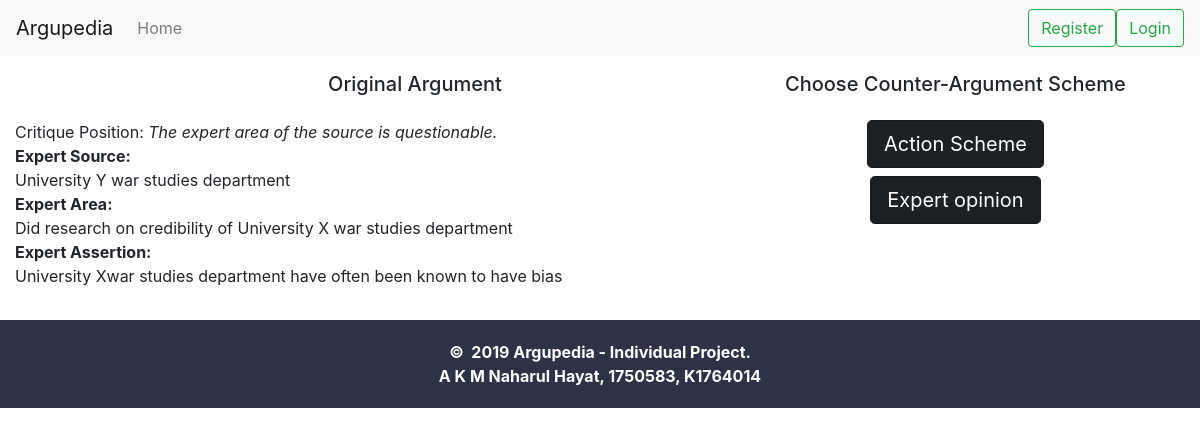
Screenshot of /posts/create/choose_scheme/8/ with the database file from the repository.
### argupedia/models.py (models this page shows, shortened)
class Entry(MPTTModel):
    user = models.ForeignKey(User, on_delete=models.CASCADE, related_name="author")
    parent = TreeForeignKey("self", null=True, blank=True, on_delete=models.CASCADE, related_name="children")
    content = models.TextField(max_length=4000, default="", help_text="")
    content_formatted = models.TextField(default="")
    title = models.TextField(max_length=100, default="", help_text="", blank=True)
    upvotes = models.ManyToManyField(User, blank=True, related_name="upvotes")
    downvotes = models.ManyToManyField(User, blank=True, related_name="downvotes")
    created_date = models.DateTimeField(default=timezone.now)
    modified_date = models.DateTimeField(blank=True, null=True)
    scheme_used = models.ForeignKey(Scheme, on_delete=models.CASCADE, related_name="scheme_used")
    critical_question = models.ForeignKey(CriticalQuestion, null=True, blank=True, on_delete=models.CASCADE, related_name="critical_question")
    class MPTTMeta:
        order_insertion_by = ["-created_date"]
    class Meta:
        verbose_name_plural = "Entries"
    def parent_formatted(self):
        """
        Formats parent node into a hyperlink
        """
        if not self.parent:
            return "-"
        url = reverse("admin:app_entry_change", args=(self.parent.pk,))
        return format_html('<a href="{}">#{}</a>', url, self.parent.pk)
    def user_formatted(self):
        """
        Formats author into a hyperlink
        """
        url = reverse("admin:app_user_change", args=(self.user.pk,))
        return format_html('<a href="{}">{}</a>', url, self.user.username)
    parent_formatted.short_description = "Parent entry"
    user_formatted.short_description = "User"

class Scheme(models.Model):
    scheme_name = models.CharField(max_length=100)

### argupedia/views.py (the view)
# urls.py: path("posts/create/choose_scheme/<int:pk_post>/", ChooseSchemeView.as_view(), name="choose-scheme-view"),
class ChooseSchemeView(View):
    def get(self, request, pk_post):
        all_schemes = Scheme.objects.all()
        entry = ''
        if(pk_post != 0):
            entry = Entry.objects.get(pk=pk_post)
        return render(request, "choose_scheme.html", {"schemes": all_schemes, "pk_post": pk_post, "entry": entry})

### argupedia/templates/choose_scheme.html (shortened to what this page needs)
{% extends 'base.html' %}
{% block content %}
    {% if pk_post == 0 %}
        <div class="container-fluid">
            <div class="row justify-content-center my-3">
                <h5>Select Argument Scheme</h5>
            </div>
            {% for scheme in schemes %}
                <div class="row justify-content-center">
                    <a href="{% url 'create-post-view' pk_scheme=scheme.pk %}" class="btn btn-dark btn-lg active mb-2">{{ scheme.scheme_name }}</a>
                </div>
            {% endfor %}
        </div>
    {% else %}
        <div class="container">
            <div class="row">
                <div class=“col-md-8”>
                    <div class="row justify-content-center my-3">
                        <h5>Original Argument</h5>
                    </div>
                    <div class="row justify-content-center my-3">
                        {{ entry.content_formatted|safe }}
                    </div>
                </div>
                <div class=“col-md-4”>
                    <div class="row justify-content-center my-3">
                        <h5>Choose Counter-Argument Scheme</h5>
                    </div>
                    {% for scheme in schemes %}
                        <div class="row justify-content-center">
                            <a href="{% url 'counter-post-view' pk_scheme=scheme.pk pk_post=entry.id %}" class="btn btn-dark btn-lg active mb-2">{{ scheme.scheme_name }}</a>
                        </div>
                    {% endfor %}
                </div>
            </div>
        </div>
    {% endif %}
{% endblock %}

### argupedia/static/argupedia/styles.css (style rules this page uses)
p { display: block; word-break: break-all; word-wrap: break-word; width: 800px; }

### rows the page displays
Entry: content_formatted "Critique Position: The expert area of the source is questionable. Expert Source: University Y war studies department Expert Area: Did research on credibility of University X war studies department Expert Assertion: University Xwar studies department have often been known to have bias"
Scheme: scheme_name "Action Scheme"
Scheme: scheme_name "Expert opinion"
